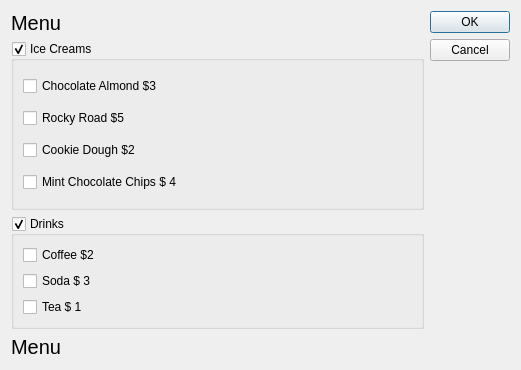
<?xml version="1.0" encoding="UTF-8"?>
<ui version="4.0">
 <class>Dialog</class>
 <widget class="QDialog" name="Dialog">
  <property name="geometry">
   <rect>
    <x>0</x>
    <y>0</y>
    <width>521</width>
    <height>370</height>
   </rect>
  </property>
  <property name="windowTitle">
   <string>Dialog</string>
  </property>
  <layout class="QGridLayout" name="gridLayout">
   <item row="0" column="0">
    <layout class="QVBoxLayout" name="verticalLayout_4">
     <item>
      <widget class="QLabel" name="label">
       <property name="font">
        <font>
         <pointsize>15</pointsize>
        </font>
       </property>
       <property name="text">
        <string>Menu</string>
       </property>
      </widget>
     </item>
     <item>
      <widget class="QGroupBox" name="groupBox">
       <property name="font">
        <font>
         <pointsize>9</pointsize>
        </font>
       </property>
       <property name="title">
        <string>Ice Creams</string>
       </property>
       <property name="checkable">
        <bool>true</bool>
       </property>
       <layout class="QVBoxLayout" name="verticalLayout_2">
        <item>
         <widget class="QSplitter" name="splitter">
          <property name="orientation">
           <enum>Qt::Vertical</enum>
          </property>
          <widget class="QWidget" name="layoutWidget">
           <layout class="QVBoxLayout" name="verticalLayout_3">
            <item>
             <widget class="QCheckBox" name="checkBoxChoclateAlmond">
              <property name="text">
               <string>Chocolate Almond $3</string>
              </property>
             </widget>
            </item>
            <item>
             <widget class="QCheckBox" name="checkBoxRockyRoad">
              <property name="text">
               <string>Rocky Road $5</string>
              </property>
             </widget>
            </item>
            <item>
             <widget class="QCheckBox" name="checkBoxCookieDough">
              <property name="text">
               <string>Cookie Dough $2</string>
              </property>
             </widget>
            </item>
            <item>
             <widget class="QCheckBox" name="checkBoxChoclateChips">
              <property name="text">
               <string>Mint Chocolate Chips $ 4</string>
              </property>
             </widget>
            </item>
           </layout>
          </widget>
         </widget>
        </item>
       </layout>
      </widget>
     </item>
     <item>
      <widget class="QGroupBox" name="groupBox_2">
       <property name="title">
        <string>Drinks</string>
       </property>
       <property name="checkable">
        <bool>true</bool>
       </property>
       <layout class="QHBoxLayout" name="horizontalLayout">
        <item>
         <layout class="QVBoxLayout" name="verticalLayout">
          <item>
           <widget class="QCheckBox" name="checkBoxCoffee">
            <property name="text">
             <string>Coffee $2</string>
            </property>
           </widget>
          </item>
          <item>
           <widget class="QCheckBox" name="checkBoxSoda">
            <property name="text">
             <string>Soda $ 3</string>
            </property>
           </widget>
          </item>
          <item>
           <widget class="QCheckBox" name="checkBoxTea">
            <property name="text">
             <string>Tea $ 1</string>
            </property>
           </widget>
          </item>
         </layout>
        </item>
       </layout>
      </widget>
     </item>
     <item>
      <widget class="QLabel" name="labelAmount">
       <property name="font">
        <font>
         <pointsize>15</pointsize>
        </font>
       </property>
       <property name="text">
        <string>Menu</string>
       </property>
      </widget>
     </item>
    </layout>
   </item>
   <item row="0" column="1">
    <widget class="QDialogButtonBox" name="buttonBox">
     <property name="orientation">
      <enum>Qt::Vertical</enum>
     </property>
     <property name="standardButtons">
      <set>QDialogButtonBox::Cancel|QDialogButtonBox::Ok</set>
     </property>
    </widget>
   </item>
  </layout>
 </widget>
 <resources/>
 <connections>
  <connection>
   <sender>buttonBox</sender>
   <signal>accepted()</signal>
   <receiver>Dialog</receiver>
   <slot>accept()</slot>
   <hints>
    <hint type="sourcelabel">
     <x>248</x>
     <y>254</y>
    </hint>
    <hint type="destinationlabel">
     <x>157</x>
     <y>274</y>
    </hint>
   </hints>
  </connection>
  <connection>
   <sender>buttonBox</sender>
   <signal>rejected()</signal>
   <receiver>Dialog</receiver>
   <slot>reject()</slot>
   <hints>
    <hint type="sourcelabel">
     <x>316</x>
     <y>260</y>
    </hint>
    <hint type="destinationlabel">
     <x>286</x>
     <y>274</y>
    </hint>
   </hints>
  </connection>
 </connections>
</ui>
